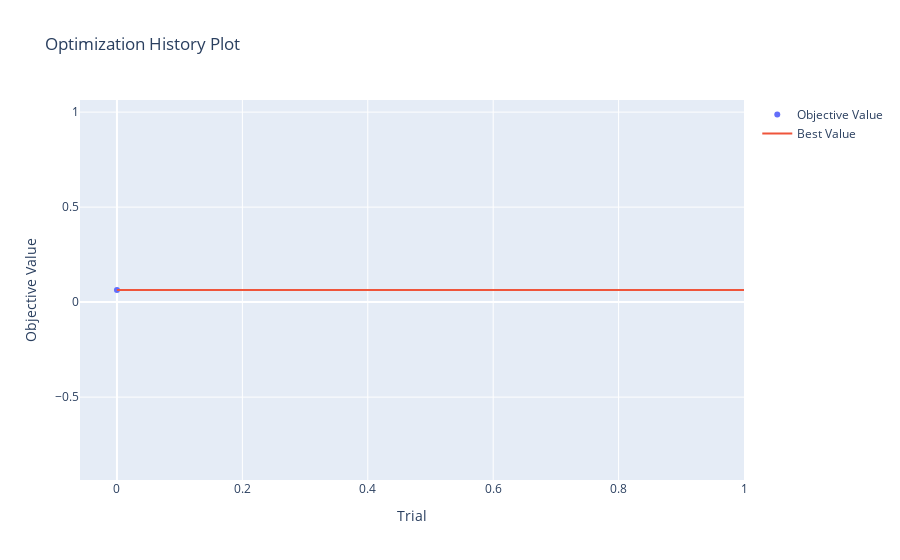

The notebook cell this image was saved under:
### Code cell
optuna.visualization.plot_optimization_history(study).show()
optuna.visualization.plot_param_importances(study).show()

### Figure 1 — Plotly figure (JSON) as saved in the notebook; plotly's stock layout.template omitted (floating-point values rounded to 4 significant figures)
{"data": [{"mode": "markers", "name": "Objective Value", "type": "scatter", "x": [0], "y": [0.06372]}, {"mode": "lines", "name": "Best Value", "type": "scatter", "x": [0, 1], "y": [0.06372, 0.06372]}, {"marker": {"color": "#cccccc"}, "mode": "markers", "name": "Infeasible Trial", "showlegend": false, "type": "scatter", "x": [], "y": []}], "layout": {"title": {"text": "Optimization History Plot"}, "xaxis": {"title": {"text": "Trial"}}, "yaxis": {"title": {"text": "Objective Value"}}}}
